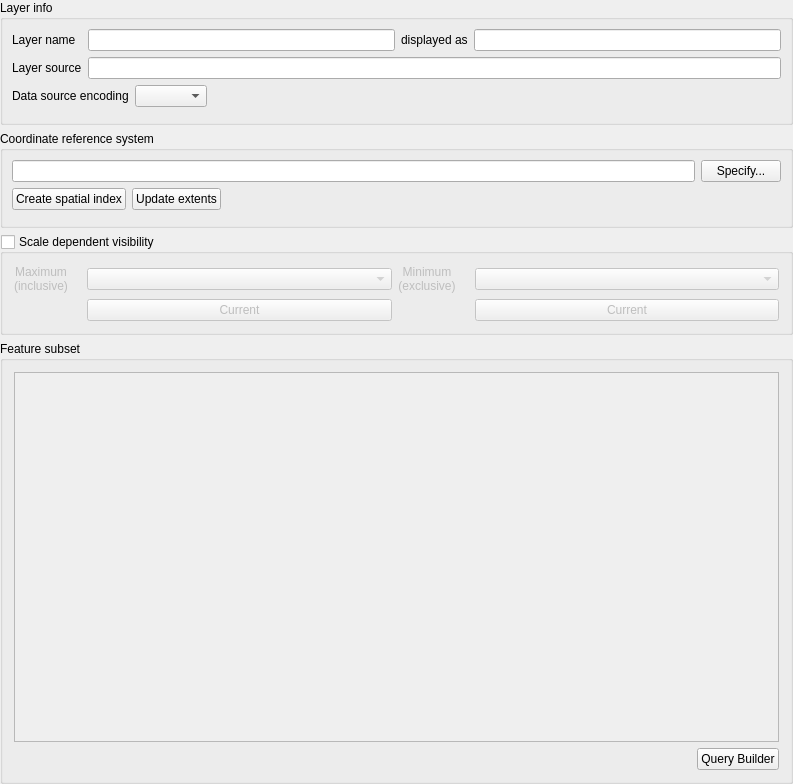
             <widget class="QWidget" name="scrollAreaWidgetContents">
              <property name="geometry">
               <rect>
                <x>0</x>
                <y>0</y>
                <width>793</width>
                <height>784</height>
               </rect>
              </property>
              <layout class="QVBoxLayout" name="verticalLayout_13">
               <property name="margin">
                <number>0</number>
               </property>
               <item>
                <widget class="QgsCollapsibleGroupBox" name="groupBox">
                 <property name="title">
                  <string>Layer info</string>
                 </property>
                 <property name="syncGroup" stdset="0">
                  <string notr="true">vectorgeneral</string>
                 </property>
                 <layout class="QGridLayout" name="gridLayout">
                  <item row="1" column="0">
                   <widget class="QLabel" name="textLabel3">
                    <property name="text">
                     <string>Layer name</string>
                    </property>
                   </widget>
                  </item>
                  <item row="5" column="0">
                   <widget class="QFrame" name="mDataSourceEncodingFrame">
                    <layout class="QHBoxLayout" name="horizontalLayout_4">
                     <property name="margin">
                      <number>0</number>
                     </property>
                    </layout>
                   </widget>
                  </item>
                  <item row="1" column="1">
                   <widget class="QLineEdit" name="mLayerOrigNameLineEdit"/>
                  </item>
                  <item row="1" column="3">
                   <widget class="QLineEdit" name="txtDisplayName">
                    <property name="readOnly">
                     <bool>true</bool>
                    </property>
                   </widget>
                  </item>
                  <item row="1" column="2">
                   <widget class="QLabel" name="label_2">
                    <property name="text">
                     <string>displayed as</string>
                    </property>
                   </widget>
                  </item>
                  <item row="2" column="0">
                   <widget class="QLabel" name="lblLayerSource">
                    <property name="text">
                     <string>Layer source</string>
                    </property>
                   </widget>
                  </item>
                  <item row="2" column="1" colspan="3">
                   <widget class="QLineEdit" name="txtLayerSource">
                    <property name="enabled">
                     <bool>true</bool>
                    </property>
                    <property name="readOnly">
                     <bool>true</bool>
                    </property>
                   </widget>
                  </item>
                  <item row="4" column="0" colspan="4">
                   <layout class="QHBoxLayout" name="horizontalLayout_6">
                    <item>
                     <widget class="QLabel" name="label_3">
                      <property name="sizePolicy">
                       <sizepolicy hsizetype="Maximum" vsizetype="Preferred">
                        <horstretch>0</horstretch>
                        <verstretch>0</verstretch>
                       </sizepolicy>
                      </property>
                      <property name="text">
                       <string>Data source encoding</string>
                      </property>
                     </widget>
                    </item>
                    <item>
                     <widget class="QComboBox" name="cboProviderEncoding"/>
                    </item>
                    <item>
                     <spacer name="horizontalSpacer_2">
                      <property name="orientation">
                       <enum>Qt::Horizontal</enum>
                      </property>
                      <property name="sizeHint" stdset="0">
                       <size>
                        <width>0</width>
                        <height>20</height>
                       </size>
                      </property>
                     </spacer>
                    </item>
                   </layout>
                  </item>
                 </layout>
                </widget>
               </item>
               <item>
                <widget class="QgsCollapsibleGroupBox" name="indexGroupBox">
                 <property name="title">
                  <string>Coordinate reference system</string>
                 </property>
                 <property name="syncGroup" stdset="0">
                  <string notr="true">vectorgeneral</string>
                 </property>
                 <layout class="QVBoxLayout" name="verticalLayout_27">
                  <property name="spacing">
                   <number>6</number>
                  </property>
                  <item>
                   <layout class="QHBoxLayout" name="horizontalLayout_3">
                    <item>
                     <widget class="QLineEdit" name="leSpatialRefSys">
                      <property name="minimumSize">
                       <size>
                        <width>100</width>
                        <height>0</height>
                       </size>
                      </property>
                      <property name="readOnly">
                       <bool>true</bool>
                      </property>
                     </widget>
                    </item>
                    <item>
                     <widget class="QPushButton" name="pbnChangeSpatialRefSys">
                      <property name="toolTip">
                       <string>Specify the coordinate reference system of the layer's geometry.</string>
                      </property>
                      <property name="whatsThis">
                       <string>Specify the coordinate reference system of the layer's geometry.</string>
                      </property>
                      <property name="text">
                       <string>Specify...</string>
                      </property>
                     </widget>
                    </item>
                   </layout>
                  </item>
                  <item>
                   <layout class="QHBoxLayout" name="horizontalLayout_5">
                    <item>
                     <widget class="QPushButton" name="pbnIndex">
                      <property name="text">
                       <string>Create spatial index</string>
                      </property>
                     </widget>
                    </item>
                    <item>
                     <widget class="QPushButton" name="pbnUpdateExtents">
                      <property name="text">
                       <string>Update extents</string>
                      </property>
                     </widget>
                    </item>
                    <item>
                     <spacer name="horizontalSpacer_3">
                      <property name="orientation">
                       <enum>Qt::Horizontal</enum>
                      </property>
                      <property name="sizeHint" stdset="0">
                       <size>
                        <width>40</width>
                        <height>20</height>
                       </size>
                      </property>
                     </spacer>
                    </item>
                   </layout>
                  </item>
                  <item>
                   <widget class="Line" name="line">
                    <property name="orientation">
                     <enum>Qt::Vertical</enum>
                    </property>
                   </widget>
                  </item>
                 </layout>
                </widget>
               </item>
               <item>
                <widget class="QgsCollapsibleGroupBox" name="chkUseScaleDependentRendering">
                 <property name="title">
                  <string>Scale dependent visibility</string>
                 </property>
                 <property name="checkable">
                  <bool>true</bool>
                 </property>
                 <property name="checked">
                  <bool>false</bool>
                 </property>
                 <property name="syncGroup" stdset="0">
                  <string notr="true">vectorgeneral</string>
                 </property>
                 <layout class="QGridLayout" name="_5">
                  <property name="margin">
                   <number>11</number>
                  </property>
                  <property name="verticalSpacing">
                   <number>6</number>
                  </property>
                  <item row="0" column="4">
                   <widget class="QLabel" name="textLabel1_2_2_2">
                    <property name="toolTip">
                     <string>Minimum scale, i.e. maximum scale denominator. This limit is exclusive, that means the layer will not be displayed on this scale.</string>
                    </property>
                    <property name="layoutDirection">
                     <enum>Qt::LeftToRight</enum>
                    </property>
                    <property name="text">
                     <string>&lt;html&gt;&lt;head/&gt;&lt;body&gt;&lt;p align=&quot;center&quot;&gt;&lt;span style=&quot; font-size:0.75em;&quot;&gt;Minimum&lt;br&gt;(exclusive)&lt;/span&gt;&lt;/p&gt;&lt;/body&gt;&lt;/html&gt;</string>
                    </property>
                   </widget>
                  </item>
                  <item row="0" column="6">
                   <widget class="QgsScaleComboBox" name="cbMaximumScale">
                    <property name="sizePolicy">
                     <sizepolicy hsizetype="Expanding" vsizetype="Fixed">
                      <horstretch>0</horstretch>
                      <verstretch>0</verstretch>
                     </sizepolicy>
                    </property>
                   </widget>
                  </item>
                  <item row="1" column="6">
                   <widget class="QPushButton" name="mMaximumScaleSetCurrentPushButton">
                    <property name="text">
                     <string>Current</string>
                    </property>
                   </widget>
                  </item>
                  <item row="1" column="2">
                   <widget class="QPushButton" name="mMinimumScaleSetCurrentPushButton">
                    <property name="text">
                     <string>Current</string>
                    </property>
                   </widget>
                  </item>
                  <item row="0" column="2">
                   <widget class="QgsScaleComboBox" name="cbMinimumScale">
                    <property name="sizePolicy">
                     <sizepolicy hsizetype="Expanding" vsizetype="Fixed">
                      <horstretch>0</horstretch>
                      <verstretch>0</verstretch>
                     </sizepolicy>
                    </property>
                    <property name="minimumSize">
                     <size>
                      <width>100</width>
                      <height>0</height>
                     </size>
                    </property>
                   </widget>
                  </item>
                  <item row="0" column="0">
                   <widget class="QLabel" name="textLabel1_3">
                    <property name="toolTip">
                     <string>Maximum scale, i.e. minimum scale denominator. This limit is inclusive, that means the layer will be displayed on this scale.</string>
                    </property>
                    <property name="text">
                     <string>&lt;html&gt;&lt;head/&gt;&lt;body&gt;&lt;p align=&quot;center&quot;&gt;&lt;span style=&quot; font-size:0.75em;&quot;&gt;Maximum&lt;br&gt;(inclusive)&lt;/span&gt;&lt;/p&gt;&lt;/body&gt;&lt;/html&gt;</string>
                    </property>
                   </widget>
                  </item>
                  <item row="0" column="1">
                   <widget class="QLabel" name="mMaximumScaleIconLabel">
                    <property name="sizePolicy">
                     <sizepolicy hsizetype="Fixed" vsizetype="Fixed">
                      <horstretch>0</horstretch>
                      <verstretch>0</verstretch>
                     </sizepolicy>
                    </property>
                    <property name="minimumSize">
                     <size>
                      <width>0</width>
                      <height>0</height>
                     </size>
                    </property>
                    <property name="maximumSize">
                     <size>
                      <width>22</width>
                      <height>22</height>
                     </size>
                    </property>
                    <property name="text">
                     <string/>
                    </property>
                    <property name="pixmap">
                     <pixmap resource="../images/images.qrc">:/images/themes/default/mActionZoomIn.svg</pixmap>
                    </property>
                    <property name="scaledContents">
                     <bool>true</bool>
                    </property>
                   </widget>
                  </item>
                  <item row="0" column="5">
                   <widget class="QLabel" name="mMinimumScaleIconLabel">
                    <property name="sizePolicy">
                     <sizepolicy hsizetype="Fixed" vsizetype="Fixed">
                      <horstretch>0</horstretch>
                      <verstretch>0</verstretch>
                     </sizepolicy>
                    </property>
                    <property name="minimumSize">
                     <size>
                      <width>0</width>
                      <height>0</height>
                     </size>
                    </property>
                    <property name="maximumSize">
                     <size>
                      <width>22</width>
                      <height>22</height>
                     </size>
                    </property>
                    <property name="text">
                     <string/>
                    </property>
                    <property name="pixmap">
                     <pixmap resource="../images/images.qrc">:/images/themes/default/mActionZoomOut.svg</pixmap>
                    </property>
                    <property name="scaledContents">
                     <bool>true</bool>
                    </property>
                   </widget>
                  </item>
                 </layout>
                </widget>
               </item>
               <item>
                <widget class="QgsCollapsibleGroupBox" name="grpSubset">
                 <property name="sizePolicy">
                  <sizepolicy hsizetype="Preferred" vsizetype="Preferred">
                   <horstretch>0</horstretch>
                   <verstretch>3</verstretch>
                  </sizepolicy>
                 </property>
                 <property name="title">
                  <string>Feature subset</string>
                 </property>
                 <property name="syncGroup" stdset="0">
                  <string notr="true">vectorgeneral</string>
                 </property>
                 <layout class="QGridLayout">
                  <property name="margin">
                   <number>11</number>
                  </property>
                  <item row="0" column="0" colspan="2">
                   <widget class="QTextEdit" name="txtSubsetSQL">
                    <property name="enabled">
                     <bool>false</bool>
                    </property>
                    <property name="acceptDrops">
                     <bool>false</bool>
                    </property>
                    <property name="acceptRichText">
                     <bool>false</bool>
                    </property>
                   </widget>
                  </item>
                  <item row="1" column="0">
                   <spacer>
                    <property name="orientation">
                     <enum>Qt::Horizontal</enum>
                    </property>
                    <property name="sizeType">
                     <enum>QSizePolicy::Expanding</enum>
                    </property>
                    <property name="sizeHint" stdset="0">
                     <size>
                      <width>0</width>
                      <height>21</height>
                     </size>
                    </property>
                   </spacer>
                  </item>
                  <item row="1" column="1">
                   <widget class="QPushButton" name="pbnQueryBuilder">
                    <property name="text">
                     <string>Query Builder</string>
                    </property>
                   </widget>
                  </item>
                 </layout>
                </widget>
               </item>
               <item>
                <spacer name="verticalSpacer">
                 <property name="orientation">
                  <enum>Qt::Vertical</enum>
                 </property>
                 <property name="sizeHint" stdset="0">
                  <size>
                   <width>20</width>
                   <height>0</height>
                  </size>
                 </property>
                </spacer>
               </item>
              </layout>
             </widget>
